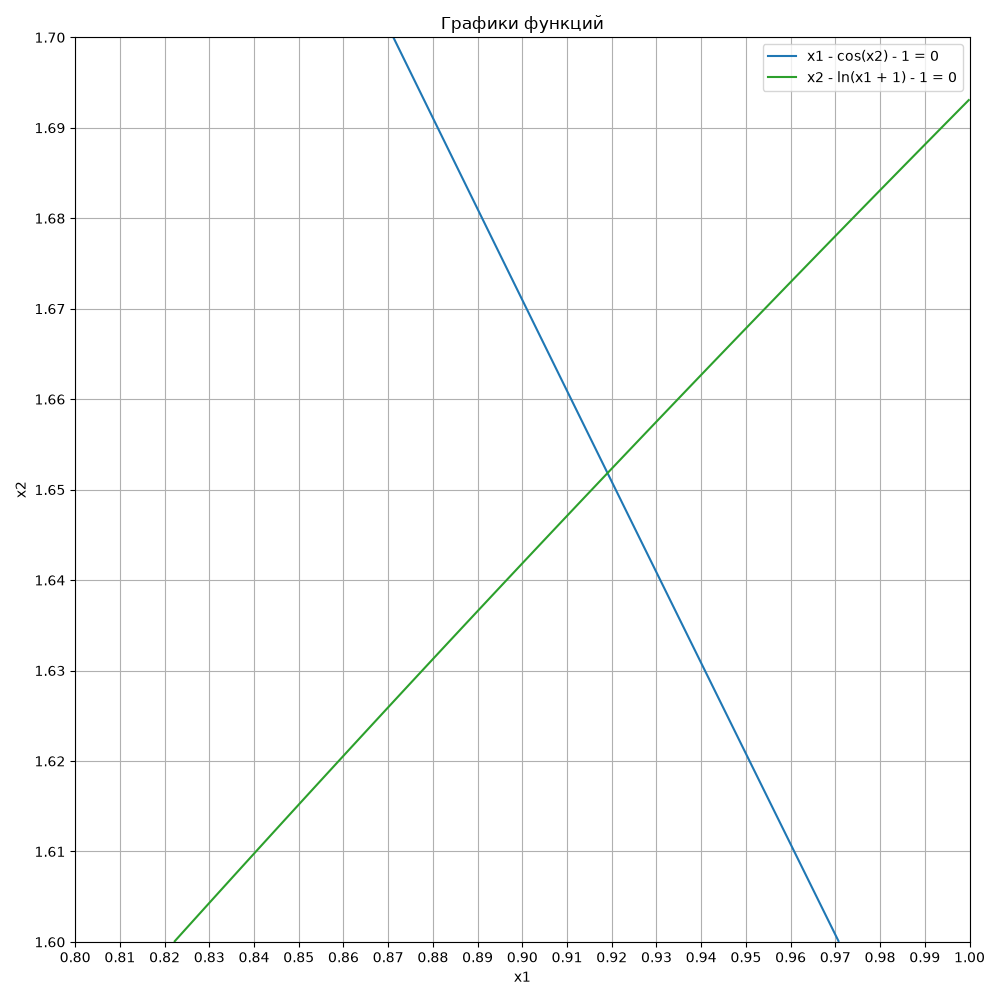

Python code for this plot:
import math
import matplotlib.pyplot as plt
from matplotlib.ticker import MultipleLocator


LEFT_BORDER_1 = 0.84
RIGHT_BORDER_1 = 1.0
LEFT_BORDER_2 = 1.6
RIGHT_BORDER_2 = 1.7
X_BY_GRAPH = 0.92
Y_BY_GRAPH = 1.65
MAX_ITERATIONS = 1000
GRAPH_LEFT_X1 = 0.80
GRAPH_RIGHT_X1 = 1.00
GRAPH_LEFT_X2 = 1.6
GRAPH_RIGHT_X2 = 1.7
GRAPH_X1_STEP = 0.001
GRAPH_X2_STEP = 0.001
GRAPH_FILE = '2.png'


def function(vector):
    x1 = vector[0]
    x2 = vector[1]
    return x1 - math.cos(x2) - 1, x2 - math.log(x1 + 1) - 1


def equivalent_function(vector):
    x1 = vector[0]
    x2 = vector[1]
    return 1 + math.cos(x2), 1 + math.log(x1 + 1)


def vector_norm(vector):
    n = abs(vector[0])
    if abs(vector[1]) > n:
        n = abs(vector[1])
    return n


def subtract_vectors(vector_a, vector_b):
    return vector_a[0] - vector_b[0], vector_a[1] - vector_b[1]


def find_q():
    phi1_min = 1 + math.cos(RIGHT_BORDER_2)
    phi1_max = 1 + math.cos(LEFT_BORDER_2)
    phi2_min = 1 + math.log(LEFT_BORDER_1 + 1)
    phi2_max = 1 + math.log(RIGHT_BORDER_1 + 1)
    if phi1_min < LEFT_BORDER_1 or phi1_max > RIGHT_BORDER_1:
        raise ValueError('Не выполняется условие 1) теоремы 2.4')
    if phi2_min < LEFT_BORDER_2 or phi2_max > RIGHT_BORDER_2:
        raise ValueError('Не выполняется условие 1) теоремы 2.4')
    derivative_12 = abs(math.sin(LEFT_BORDER_2))
    if abs(math.sin(RIGHT_BORDER_2)) > derivative_12:
        derivative_12 = abs(math.sin(RIGHT_BORDER_2))
    derivative_21 = 1 / (LEFT_BORDER_1 + 1)
    q = max(derivative_12, derivative_21)
    if q >= 1:
        raise ValueError('Не выполняется условие 2) теоремы 2.4')
    return q


def simple_iter_method(epsilon, q):
    x = (X_BY_GRAPH, Y_BY_GRAPH)
    list_x = list()
    list_x.append(x)
    for i in range(MAX_ITERATIONS):
        next_x = equivalent_function(x)
        list_x.append(next_x)
        delta = vector_norm(subtract_vectors(next_x, x))
        error = q / (1 - q) * delta
        x = next_x
        if error <= epsilon:
            return x, list_x
    raise RuntimeError('Метод простой итерации не сошёлся')


def newton_method(epsilon, v):
    x = v
    list_x = list()
    list_x.append(x)
    for i in range(MAX_ITERATIONS):
        x1 = x[0]
        x2 = x[1]
        f1, f2 = function(x)
        det = 1 + math.sin(x2) / (x1 + 1)
        delta_x1 = (-f1 + math.sin(x2) * f2) / det
        delta_x2 = (-f2 - f1 / (x1 + 1)) / det
        next_x = (x1 + delta_x1, x2 + delta_x2)
        list_x.append(next_x)
        x = next_x
        if max(abs(delta_x1), abs(delta_x2)) <= epsilon:
            return x, list_x
    raise RuntimeError('Метод Ньютона не сошёлся')


def make_graph():
    x1_count = round((GRAPH_RIGHT_X1 - GRAPH_LEFT_X1) / GRAPH_X1_STEP)
    x2_count = round((GRAPH_RIGHT_X2 - GRAPH_LEFT_X2) / GRAPH_X2_STEP)
    list_x1 = list()
    for i in range(x1_count + 1):
        list_x1.append(GRAPH_LEFT_X1 + i * GRAPH_X1_STEP)
    list_x2 = list()
    for i in range(x2_count + 1):
        list_x2.append(GRAPH_LEFT_X2 + i * GRAPH_X2_STEP)
    list_f1 = list()
    list_f2 = list()
    for x2 in list_x2:
        row_f1 = list()
        row_f2 = list()
        for x1 in list_x1:
            f1, f2 = function((x1, x2))
            row_f1.append(f1)
            row_f2.append(f2)
        list_f1.append(row_f1)
        list_f2.append(row_f2)
    figure, axes = plt.subplots(figsize=(10, 10))
    axes.set_title('Графики функций')
    axes.contour(list_x1, list_x2, list_f1, levels=[0],
                 colors=['tab:blue'])
    axes.contour(list_x1, list_x2, list_f2, levels=[0],
                 colors=['tab:green'])
    axes.plot([], [], color='tab:blue', label='x1 - cos(x2) - 1 = 0')
    axes.plot([], [], color='tab:green',
              label='x2 - ln(x1 + 1) - 1 = 0')
    axes.set_xlabel('x1')
    axes.set_ylabel('x2')
    axes.set_xlim(GRAPH_LEFT_X1, GRAPH_RIGHT_X1)
    axes.set_ylim(GRAPH_LEFT_X2, GRAPH_RIGHT_X2)
    axes.xaxis.set_major_locator(MultipleLocator(0.01))
    axes.yaxis.set_major_locator(MultipleLocator(0.01))
    axes.grid(True)
    axes.legend()
    figure.tight_layout()
    figure.savefig(GRAPH_FILE)
    plt.close(figure)


def main():
    try:
        with open('input2.txt', 'r', encoding='utf-8') as file:
            epsilon = float(file.read().strip())
    except FileNotFoundError:
        raise FileNotFoundError('Отсутствует input2.txt')
    except Exception as e:
        raise ValueError(f'Некорректный input2.txt: {e}')
    if epsilon <= 0:
        raise ValueError('Точность должна быть положительной')
    q = find_q()
    make_graph()
    simple_x, simple_list_x = simple_iter_method(epsilon, q)
    newton_x, newton_list_x = newton_method(epsilon, (X_BY_GRAPH, Y_BY_GRAPH))
    with open('output2.txt', 'w', encoding='utf-8') as file:
        file.write('x1 - cos(x2) - 1 = 0' + '\n')
        file.write('x2 - ln(x1 + 1) - 1 = 0' + '\n')
        file.write(f'Точность вычислений = {epsilon:.3g}' + '\n\n')
        file.write('Графически определено' + '\n')
        file.write(f'x1 на [{LEFT_BORDER_1}, {RIGHT_BORDER_1}]' + '\n')
        file.write(f'x2 на [{LEFT_BORDER_2}, {RIGHT_BORDER_2}]' + '\n')
        file.write('Начальное приближение x0 = '
                   f'({X_BY_GRAPH}, {Y_BY_GRAPH})' + '\n')
        file.write('\n' + 'Метод простой итерации' + '\n')
        file.write('i - номер итерации' + '\n')
        file.write('x1^(k) - текущее приближение x1' + '\n')
        file.write('x2^(k) - текущее приближение x2' + '\n')
        file.write('q/(1-q)*||x^(k+1)-x^(k)|| - оценка погрешности' + '\n')
        file.write('i  x1^(k)  x2^(k)  '
                   'q/(1-q)*||x^(k+1)-x^(k)||' + '\n')
        for i in range(len(simple_list_x) - 1):
            v_k = simple_list_x[i]
            v_k1 = simple_list_x[i + 1]
            delta = vector_norm(subtract_vectors(v_k1, v_k))
            error = q / (1 - q) * delta
            file.write(f'{i}  {v_k[0]:.3g}  {v_k[1]:.3g}  '
                       f'{error:.3g}' + '\n')
        file.write(f'Корень методом простой итерации: '
                   f'({simple_x[0]:.3g}, {simple_x[1]:.3g})' + '\n')
        file.write('\n' + 'Метод Ньютона' + '\n')
        file.write('Начальное приближение x0 = '
                   f'({X_BY_GRAPH}, {Y_BY_GRAPH})' + '\n')
        file.write('i - номер итерации' + '\n')
        file.write('x1^(k) - текущее приближение x1' + '\n')
        file.write('x2^(k) - текущее приближение x2' + '\n')
        file.write('||x^(k+1)-x^(k)|| - критерий остановки' + '\n')
        file.write('i  x1^(k)  x2^(k)  ||x^(k+1)-x^(k)||' + '\n')
        for i in range(len(newton_list_x) - 1):
            v_k = newton_list_x[i]
            v_k1 = newton_list_x[i + 1]
            delta = vector_norm(subtract_vectors(v_k1, v_k))
            file.write(f'{i}  {v_k[0]:.3g}  {v_k[1]:.3g}  '
                       f'{delta:.3g}' + '\n')
        file.write(f'Корень методом Ньютона: '
                   f'({newton_x[0]:.3g}, {newton_x[1]:.3g})')


if __name__ == '__main__':
    main()
